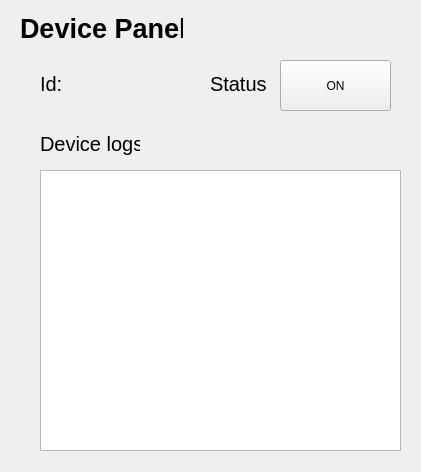
<?xml version="1.0" encoding="UTF-8"?>
<ui version="4.0">
 <class>MgmntPanel</class>
 <widget class="QWidget" name="MgmntPanel">
  <property name="geometry">
   <rect>
    <x>0</x>
    <y>0</y>
    <width>421</width>
    <height>472</height>
   </rect>
  </property>
  <property name="windowTitle">
   <string>Management Panel</string>
  </property>
  <widget class="QLabel" name="label">
   <property name="geometry">
    <rect>
     <x>20</x>
     <y>10</y>
     <width>163</width>
     <height>36</height>
    </rect>
   </property>
   <property name="font">
    <font>
     <pointsize>20</pointsize>
     <bold>true</bold>
    </font>
   </property>
   <property name="text">
    <string>Device Panel</string>
   </property>
  </widget>
  <widget class="QLabel" name="label_2">
   <property name="geometry">
    <rect>
     <x>40</x>
     <y>70</y>
     <width>21</width>
     <height>27</height>
    </rect>
   </property>
   <property name="font">
    <font>
     <pointsize>15</pointsize>
    </font>
   </property>
   <property name="text">
    <string>Id:</string>
   </property>
  </widget>
  <widget class="QLabel" name="label_3">
   <property name="geometry">
    <rect>
     <x>40</x>
     <y>130</y>
     <width>100</width>
     <height>27</height>
    </rect>
   </property>
   <property name="font">
    <font>
     <pointsize>15</pointsize>
    </font>
   </property>
   <property name="text">
    <string>Device logs</string>
   </property>
  </widget>
  <widget class="QPlainTextEdit" name="logs_plainTextEdit">
   <property name="geometry">
    <rect>
     <x>40</x>
     <y>170</y>
     <width>361</width>
     <height>281</height>
    </rect>
   </property>
   <property name="font">
    <font>
     <pointsize>12</pointsize>
    </font>
   </property>
   <property name="undoRedoEnabled">
    <bool>true</bool>
   </property>
   <property name="readOnly">
    <bool>true</bool>
   </property>
   <property name="plainText">
    <string/>
   </property>
  </widget>
  <widget class="QPushButton" name="changeStatus_button">
   <property name="geometry">
    <rect>
     <x>280</x>
     <y>60</y>
     <width>111</width>
     <height>51</height>
    </rect>
   </property>
   <property name="text">
    <string>ON</string>
   </property>
  </widget>
  <widget class="QLabel" name="label_4">
   <property name="geometry">
    <rect>
     <x>210</x>
     <y>70</y>
     <width>57</width>
     <height>27</height>
    </rect>
   </property>
   <property name="font">
    <font>
     <pointsize>15</pointsize>
    </font>
   </property>
   <property name="text">
    <string>Status:</string>
   </property>
  </widget>
  <widget class="QLabel" name="label_id">
   <property name="geometry">
    <rect>
     <x>80</x>
     <y>70</y>
     <width>57</width>
     <height>27</height>
    </rect>
   </property>
   <property name="font">
    <font>
     <pointsize>15</pointsize>
     <bold>true</bold>
    </font>
   </property>
   <property name="text">
    <string>&lt;ID&gt;</string>
   </property>
  </widget>
 </widget>
 <resources/>
 <connections/>
</ui>
